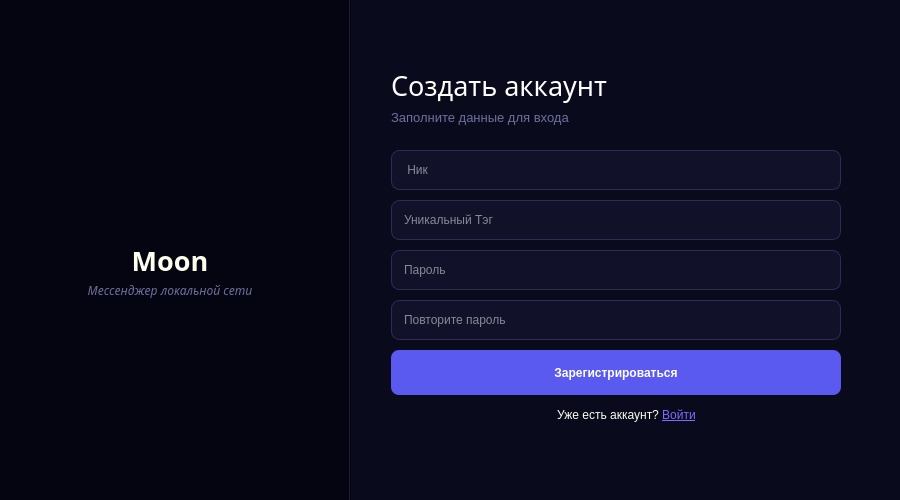
<?xml version="1.0" encoding="UTF-8"?>
<ui version="4.0">
 <class>LoginWindows</class>
 <widget class="QDialog" name="LoginWindows">
  <property name="geometry">
   <rect>
    <x>0</x>
    <y>0</y>
    <width>900</width>
    <height>500</height>
   </rect>
  </property>
  <property name="windowTitle">
   <string>Регистрационное окно</string>
  </property>
  <property name="windowIcon">
   <iconset theme="QIcon::ThemeIcon::DocumentSaveAs"/>
  </property>
  <property name="layoutDirection">
   <enum>Qt::LayoutDirection::LeftToRight</enum>
  </property>
  <property name="styleSheet">
   <string notr="true">background-color: #050512;</string>
  </property>
  <widget class="QWidget" name="leftPanel" native="true">
   <property name="geometry">
    <rect>
     <x>0</x>
     <y>0</y>
     <width>350</width>
     <height>520</height>
    </rect>
   </property>
   <property name="styleSheet">
    <string notr="true">background-color: #050512;
border: none;</string>
   </property>
   <widget class="QLineEdit" name="Line">
    <property name="geometry">
     <rect>
      <x>349</x>
      <y>0</y>
      <width>2</width>
      <height>520</height>
     </rect>
    </property>
    <property name="styleSheet">
     <string notr="true">background-color: #1D1D38;</string>
    </property>
   </widget>
   <widget class="QLabel" name="logoLable">
    <property name="geometry">
     <rect>
      <x>120</x>
      <y>160</y>
      <width>101</width>
      <height>91</height>
     </rect>
    </property>
    <property name="text">
     <string/>
    </property>
    <property name="pixmap">
     <pixmap resource="Moon_icon.qrc">:/moon_icon.png</pixmap>
    </property>
   </widget>
   <widget class="QLabel" name="labelNameProg">
    <property name="geometry">
     <rect>
      <x>110</x>
      <y>240</y>
      <width>120</width>
      <height>40</height>
     </rect>
    </property>
    <property name="font">
     <font>
      <family>Lucida Fax</family>
      <pointsize>20</pointsize>
      <bold>true</bold>
     </font>
    </property>
    <property name="styleSheet">
     <string notr="true">color: #FFFFF0;</string>
    </property>
    <property name="text">
     <string>Moon</string>
    </property>
    <property name="textFormat">
     <enum>Qt::TextFormat::AutoText</enum>
    </property>
    <property name="alignment">
     <set>Qt::AlignmentFlag::AlignCenter</set>
    </property>
   </widget>
   <widget class="QLabel" name="label">
    <property name="geometry">
     <rect>
      <x>70</x>
      <y>280</y>
      <width>200</width>
      <height>20</height>
     </rect>
    </property>
    <property name="font">
     <font>
      <family>Lucida Fax</family>
      <pointsize>9</pointsize>
      <italic>true</italic>
      <bold>false</bold>
     </font>
    </property>
    <property name="styleSheet">
     <string notr="true">color: #6F6F9D;</string>
    </property>
    <property name="text">
     <string>Мессенджер локальной сети</string>
    </property>
    <property name="alignment">
     <set>Qt::AlignmentFlag::AlignCenter</set>
    </property>
   </widget>
  </widget>
  <widget class="QWidget" name="rightPanel" native="true">
   <property name="geometry">
    <rect>
     <x>351</x>
     <y>0</y>
     <width>550</width>
     <height>520</height>
    </rect>
   </property>
   <property name="font">
    <font>
     <bold>false</bold>
    </font>
   </property>
   <property name="styleSheet">
    <string notr="true">background-color: #0A0A1D;
border: none;</string>
   </property>
   <widget class="QLabel" name="LabelTitle">
    <property name="geometry">
     <rect>
      <x>40</x>
      <y>60</y>
      <width>251</width>
      <height>50</height>
     </rect>
    </property>
    <property name="font">
     <font>
      <family>Lucida Fax</family>
      <pointsize>20</pointsize>
      <italic>false</italic>
      <bold>false</bold>
      <kerning>true</kerning>
     </font>
    </property>
    <property name="styleSheet">
     <string notr="true">color: white;</string>
    </property>
    <property name="text">
     <string>Создать аккаунт</string>
    </property>
   </widget>
   <widget class="QLabel" name="LabelUnderTitel">
    <property name="geometry">
     <rect>
      <x>40</x>
      <y>105</y>
      <width>300</width>
      <height>25</height>
     </rect>
    </property>
    <property name="font">
     <font>
      <pointsize>10</pointsize>
     </font>
    </property>
    <property name="styleSheet">
     <string notr="true">color: #6F6F9D;</string>
    </property>
    <property name="text">
     <string>Заполните данные для входа</string>
    </property>
   </widget>
   <widget class="QLineEdit" name="EditNick">
    <property name="geometry">
     <rect>
      <x>40</x>
      <y>150</y>
      <width>450</width>
      <height>40</height>
     </rect>
    </property>
    <property name="styleSheet">
     <string notr="true">QLineEdit {
    background-color: #11112A;
    border: 1px solid #2C2C55;
    border-radius: 8px;
    color: white;
    padding-left: 10px;
}</string>
    </property>
    <property name="placeholderText">
     <string> Ник</string>
    </property>
   </widget>
   <widget class="QLineEdit" name="EditTag">
    <property name="geometry">
     <rect>
      <x>40</x>
      <y>200</y>
      <width>450</width>
      <height>40</height>
     </rect>
    </property>
    <property name="styleSheet">
     <string notr="true">QLineEdit {
    background-color: #11112A;
    border: 1px solid #2C2C55;
    border-radius: 8px;
    color: white;
    padding-left: 10px;
}</string>
    </property>
    <property name="placeholderText">
     <string>Уникальный Тэг</string>
    </property>
   </widget>
   <widget class="QLineEdit" name="EditPassword">
    <property name="geometry">
     <rect>
      <x>40</x>
      <y>250</y>
      <width>450</width>
      <height>40</height>
     </rect>
    </property>
    <property name="styleSheet">
     <string notr="true">QLineEdit {
    background-color: #11112A;
    border: 1px solid #2C2C55;
    border-radius: 8px;
    color: white;
    padding-left: 10px;
}</string>
    </property>
    <property name="placeholderText">
     <string>Пароль</string>
    </property>
   </widget>
   <widget class="QLineEdit" name="EditRepeatPassword">
    <property name="geometry">
     <rect>
      <x>40</x>
      <y>300</y>
      <width>450</width>
      <height>40</height>
     </rect>
    </property>
    <property name="styleSheet">
     <string notr="true">QLineEdit {
    background-color: #11112A;
    border: 1px solid #2C2C55;
    border-radius: 8px;
    color: white;
    padding-left: 10px;
}</string>
    </property>
    <property name="placeholderText">
     <string>Повторите пароль</string>
    </property>
   </widget>
   <widget class="QPushButton" name="ButtonRegister">
    <property name="geometry">
     <rect>
      <x>40</x>
      <y>350</y>
      <width>450</width>
      <height>45</height>
     </rect>
    </property>
    <property name="cursor">
     <cursorShape>PointingHandCursor</cursorShape>
    </property>
    <property name="styleSheet">
     <string notr="true">QPushButton {
    background-color: #5A5AF0;
    color: white;
    border: none;
    border-radius: 8px;
    font-weight: bold;
}</string>
    </property>
    <property name="text">
     <string>Зарегистрироваться</string>
    </property>
   </widget>
   <widget class="QLabel" name="LabelGoToAfter">
    <property name="geometry">
     <rect>
      <x>200</x>
      <y>400</y>
      <width>151</width>
      <height>30</height>
     </rect>
    </property>
    <property name="cursor">
     <cursorShape>PointingHandCursor</cursorShape>
    </property>
    <property name="layoutDirection">
     <enum>Qt::LayoutDirection::LeftToRight</enum>
    </property>
    <property name="styleSheet">
     <string notr="true">color: #FFFFF0;</string>
    </property>
    <property name="text">
     <string>Уже есть аккаунт? &lt;a href=&quot;aftwin&quot; style=&quot;color:#7C6CFF;&quot;&gt;Войти&lt;/a&gt;</string>
    </property>
    <property name="textFormat">
     <enum>Qt::TextFormat::RichText</enum>
    </property>
    <property name="alignment">
     <set>Qt::AlignmentFlag::AlignCenter</set>
    </property>
    <property name="openExternalLinks">
     <bool>false</bool>
    </property>
   </widget>
  </widget>
 </widget>
 <resources>
  <include location="Moon_icon.qrc"/>
 </resources>
 <connections/>
</ui>
